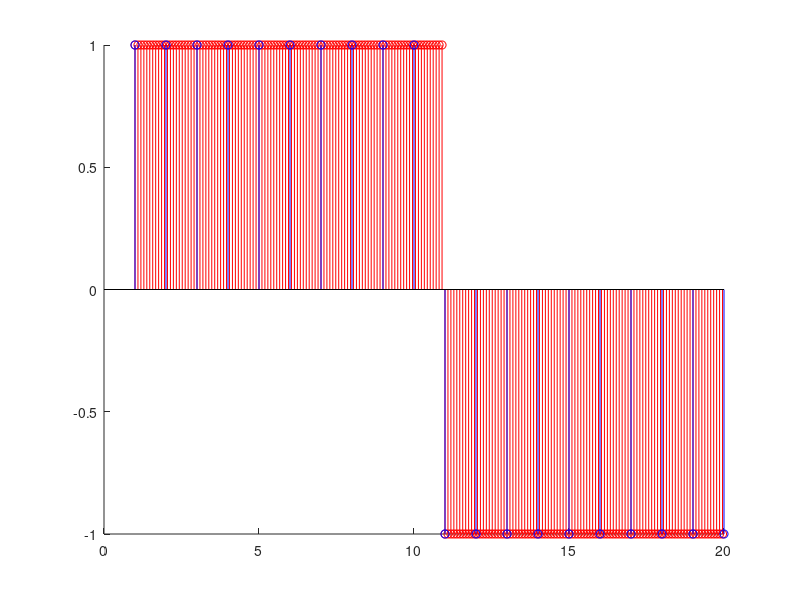

This chart was generated by the following MATLAB code:
close all; clc;
PRNsequence=repelem([1 -1],10);
e_nSamples_x_chipPeriod=10.5;

PRNinterp = interp1(1:length(PRNsequence), PRNsequence, ...
    1:1 / e_nSamples_x_chipPeriod:length(PRNsequence), "previous"); %upsampling 

figure
hold on
stem(1:1 / e_nSamples_x_chipPeriod:length(PRNsequence),PRNinterp,'r')
stem(1:length(PRNsequence),PRNsequence,'b')
hold off